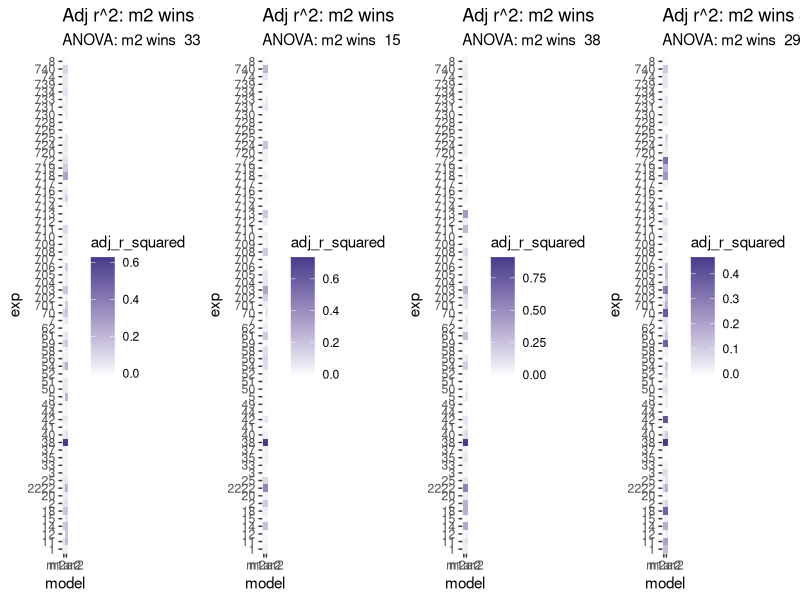
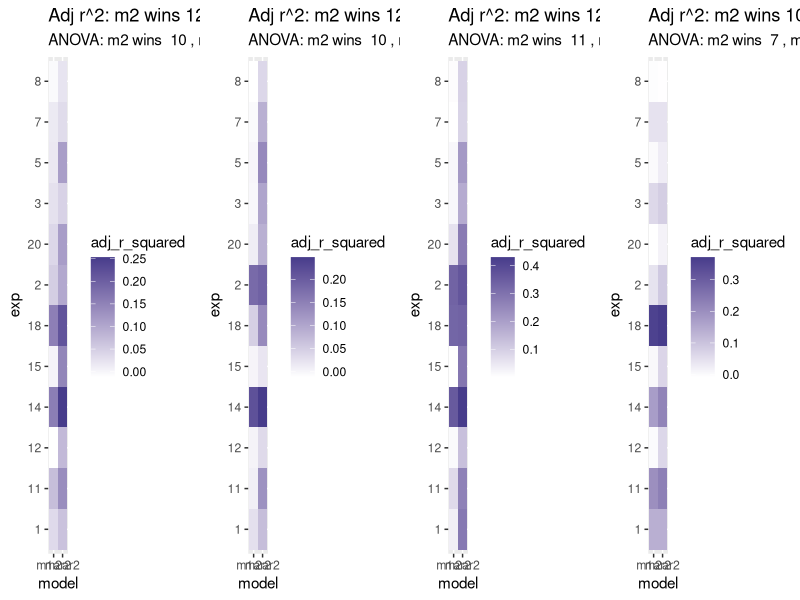
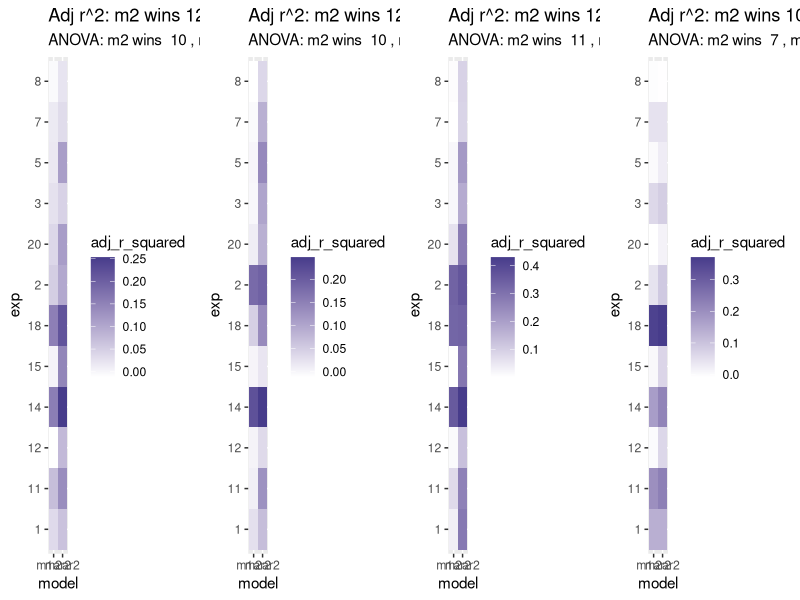
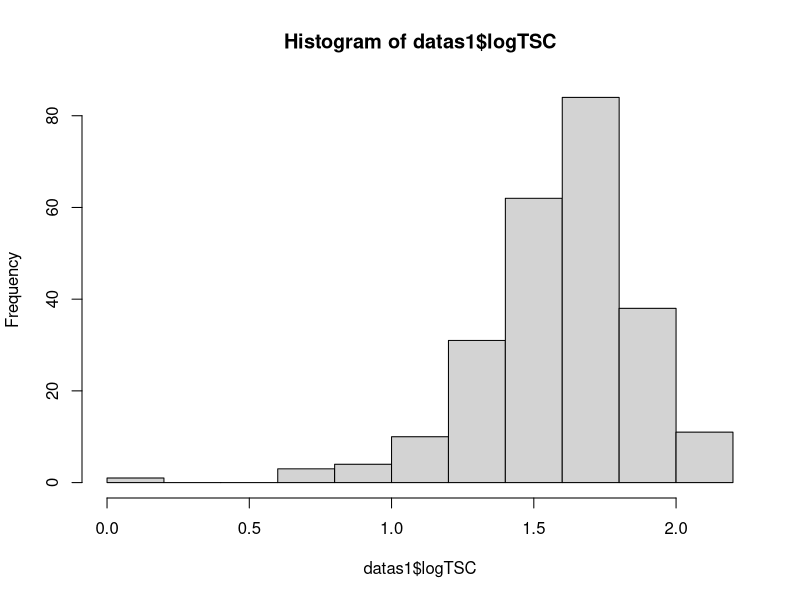
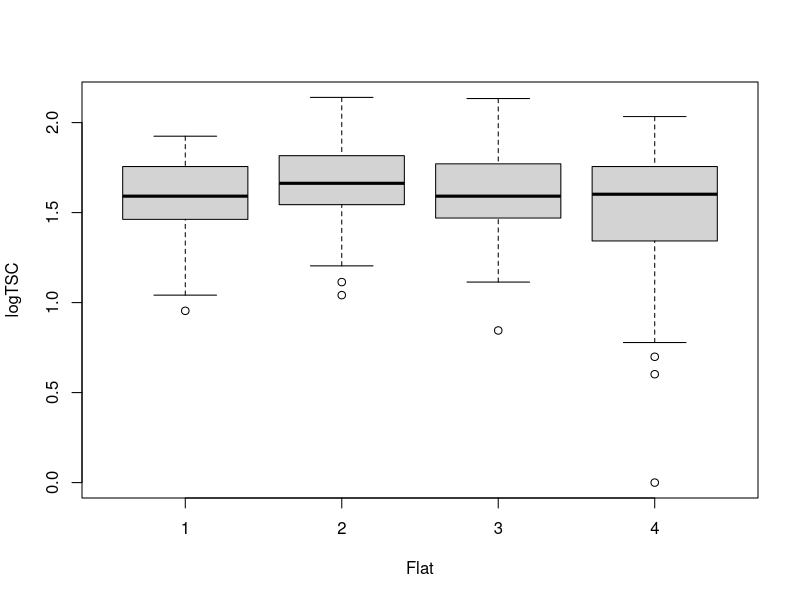
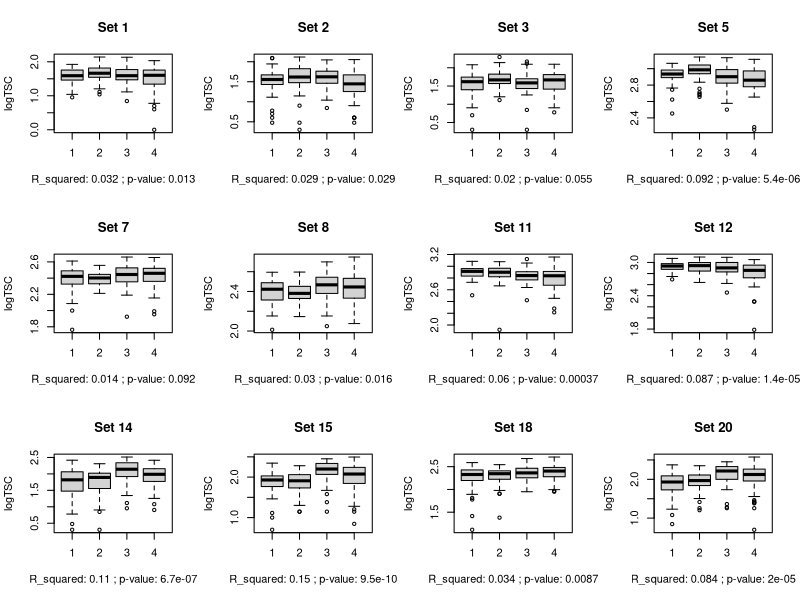
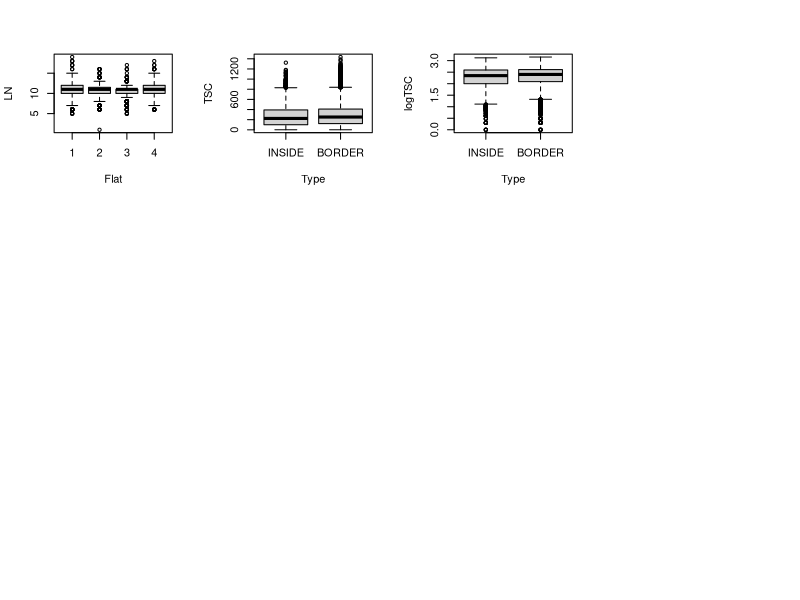
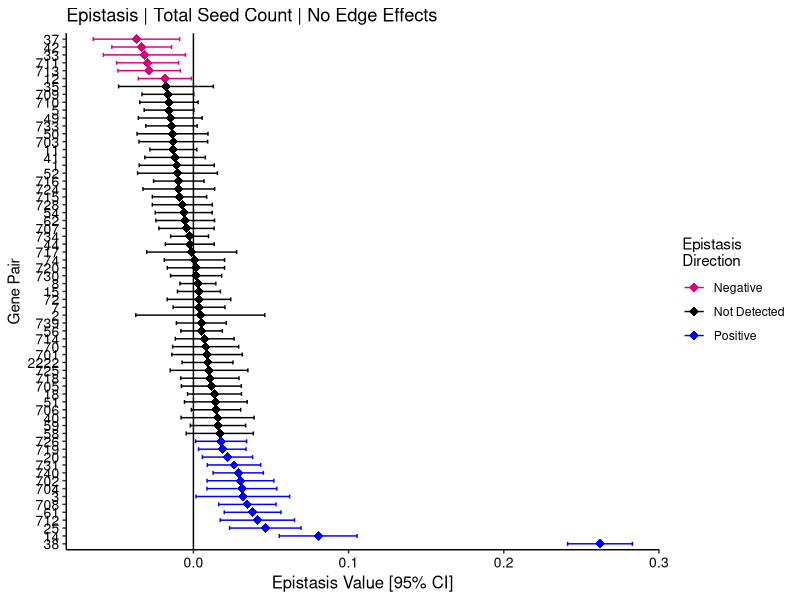

Generate these figures, in order, with R: (Note: this script raises an error after producing the figures.)
# Script to get epistasis results from Arabidopsis fitness data
# on duplicated homologous genes. 
# By E Siler

## Load libraries and data ----
library(lme4)
library(ggplot2)
library(dplyr)
library(ggpubr)
library(tidyr)
library(gridExtra)

data = read.delim("data/compiled_fitness_data_092922.txt", sep = "\t", header = T)

## Format data for analysis ----

numeric_cols <- c('LN', 'WO', "SPF", 'TSC', 'SH')
factor_cols <- c('Set', 'Flat', 'Row', 'Type', 'Genotype', 'MA', 'MB', 'Subline')

data <- data %>% mutate_at(numeric_cols, as.numeric)
data <- data %>% mutate_at(factor_cols, as.factor)

data$MA <- as.integer(data$MA == 'MUT')
data$MB <- as.integer(data$MB == 'MUT')
data$DM <- as.integer(data$Genotype == 'DM')

#I want INSIDE to be the default type (vs BORDER)
levels(data$Type) <- c('INSIDE', 'BORDER')

# create log total seed count 
data$logTSC <- log10(data$TSC)
data <- subset(data, is.finite(data$logTSC)) #remove nans

#In Sets, change 2r to 2222 (it is a repeat of exp 2)
levels(data$Set)[10] <- 2222

#the setlist is the list of plant sets I'm looking at. 
#Should review this -- supposedly some are duplicate genes. 
setlist <- as.character(sort(as.integer(levels(data$Set))))
sets_with_flats <- as.character(sort(as.integer(as.character(unique(data$Set[data$Flat == '2'])))))
sets_without_flats <- setlist[!(setlist %in% sets_with_flats)]

### Conjunction junction, what's your function?
# Define Functions ----

### Models and model comparison -----
# List of formulas/models
f.tsc <- formula(logTSC ~ MA + MB + DM )
f.tsc.e <- formula(logTSC ~ MA + MB + DM + Type)
f.tsc.f <- formula(logTSC ~ MA + MB + DM + Flat)
f.tsc.ef <- formula(logTSC ~ MA + MB + DM + Type + Flat)
tsc_formulas <- c(f.tsc, f.tsc.e, f.tsc.f, f.tsc.ef)

f.ln <- formula(log10(LN) ~ MA + MB + DM)
f.ln.e <- formula(log10(LN) ~ MA + MB + DM + Type)
f.ln.f <- formula(log10(LN) ~ MA + MB + DM + Flat)
f.ln.ef <- formula(log10(LN) ~ MA + MB + DM + Type + Flat)

f.dtb <- formula(log10(DTB) ~ MA + MB + DM)
f.dtb.e <- formula(log10(DTB) ~ MA + MB + DM + Type)
f.dtb.f <- formula(log10(DTB) ~ MA + MB + DM + Flat)
f.dtb.ef <- formula(log10(DTB) ~ MA + MB + DM + Type + Flat)

f.spf <- formula(log10(SPF) ~ MA + MB + DM)
f.spf.e <- formula(log10(SPF) ~ MA + MB + DM + Type)
f.spf.f <- formula(log10(SPF) ~ MA + MB + DM + Flat)
f.spf.ef <- formula(log10(SPF) ~ MA + MB + DM + Type + Flat)

## Model Comparison and Selection----

#takes experiment number, dataframe, and two fomulas
#returns model 1 adjusted r-squared,
#model 2 adjusted r-squared, and
#anova p-value
mod_comp_fit <- function(exp, df, f1, f2){
  dfsubset <- subset(df, Set == exp)
  m1 <- lm(f1, dfsubset) 
  m2 <- lm(f2, dfsubset)
  sm1 <- summary(m1)
  sm2 <- summary(m2)
  a <- anova(m1,m2)
  m1ar2 <- sm1$adj.r.squared
  m2ar2 <- sm2$adj.r.squared
  apval <- a$`Pr(>F)`[2]
  results <- data.frame(exp, m1ar2, m2ar2, apval)
  #print(results)
  return(results)
}

#mod_comp_fit(11, data, f.tsc, f.tsc.e) #test data

#Input data, list of experiments, and formulas
#Output a dataframe of model comp stats
mod_comp_fit_loop <- function(explist, df, f1, f2){
  dfr = NULL
  for(i in explist){
    r <- mod_comp_fit(i,df=df,f1=f1,f2=f2)
    dfr=rbind(dfr, r)
  }
  return(dfr)
}

#make model comparison heatmaps----
make_r2_heatmap <- function(df, main='Title'){
  #number with significant pvals from anova
  edge_exps <- df$exp[(df$apval < .05)]
  no_edge_exps <- df$exp[(df$apval >= .05)]
  nume <- length(edge_exps)
  numnoe <- length(no_edge_exps)
  #number where adj r2 is higher for edge model
  nume2 <- sum(df$m2ar2 > df$m1ar2)
  numnoe2 <- sum(df$m2ar2 <= df$m1ar2)
  #SUMMARY DATA
  r <- paste('ANOVA: m2 wins ', nume, 
             ', m1 wins ', numnoe)
  r2 <- paste('Adj r^2: m2 wins', nume2,
              ', m1 wins ', numnoe2)
  #convert to long for heatmap I guess
  df_m <- df %>% pivot_longer(cols= c('m1ar2', 'm2ar2'),
                              names_to='model',
                              values_to='adj_r_squared')
  #CREATE PLOT
  ggplot(df_m, aes(model, exp, fill=adj_r_squared)) +
    geom_tile() +
    scale_fill_gradient(low="white", high="slateblue4") +
    labs(title = r2, subtitle = r)
}

####Edge vs. no edge----
#make dfs for model comps
df_comp_tsc_edge <- mod_comp_fit_loop(setlist, data, f.tsc, f.tsc.e)
df_comp_ln_edge <- mod_comp_fit_loop(setlist, data, f.ln, f.ln.e)
df_comp_dtb_edge <- mod_comp_fit_loop(setlist, data, f.dtb, f.dtb.e)
df_comp_spf_edge <- mod_comp_fit_loop(setlist, data, f.spf, f.spf.e)

#Generates model comp heat maps and results
#for edge effects with different y variables
p9 <- make_r2_heatmap(df_comp_tsc_edge)
p10 <- make_r2_heatmap(df_comp_ln_edge)
p11 <- make_r2_heatmap(df_comp_dtb_edge)
p12 <- make_r2_heatmap(df_comp_spf_edge)

grid.arrange(p9, p10, p11, p12, nrow=1)
#conclusion: inconclusive

####Flat vs. No Flat ----
df_comp_tsc_flat <- mod_comp_fit_loop(sets_with_flats, data, f.tsc, f.tsc.f)
df_comp_ln_flat <- mod_comp_fit_loop(sets_with_flats, data, f.ln, f.ln.f)
df_comp_dtb_flat <- mod_comp_fit_loop(sets_with_flats, data, f.dtb, f.dtb.f)
df_comp_spf_flat <- mod_comp_fit_loop(sets_with_flats, data, f.spf, f.spf.f)

p1 <- make_r2_heatmap(df_comp_tsc_flat)
p2 <- make_r2_heatmap(df_comp_ln_flat)
p3 <- make_r2_heatmap(df_comp_dtb_flat)
p4 <- make_r2_heatmap(df_comp_spf_flat)

grid.arrange(p1,p2,p3,p4,nrow=1)
#Conclusion: include flat

####Flat with and without edge effects----
df_comp_tsc_flat_e <- mod_comp_fit_loop(sets_with_flats, data, f.tsc.f, f.tsc.ef)
df_comp_ln_flat_e <- mod_comp_fit_loop(sets_with_flats, data, f.ln.f, f.ln.ef)
df_comp_dtb_flat_e <- mod_comp_fit_loop(sets_with_flats, data, f.dtb.f, f.dtb.ef)
df_comp_spf_flat_e <- mod_comp_fit_loop(sets_with_flats, data, f.spf.f, f.spf.ef)

p5 <- make_r2_heatmap(df_comp_tsc_flat)
p6 <- make_r2_heatmap(df_comp_ln_flat)
p7 <- make_r2_heatmap(df_comp_dtb_flat)
p8 <- make_r2_heatmap(df_comp_spf_flat)

grid.arrange(p5,p6,p7,p8,nrow=1)
#Conclusion: Always separate out flat experiments and include flat. 


#Run analysis with and without edge effects. 
## EDA ----

#subset set 1
datas1 <- subset(data, data$Set == 1)

#PLot data -- flat doesn't look that important
hist(datas1$logTSC)
plot(logTSC ~ Flat, data = datas1)

#No significant difference caused by flat show in this model
mod1 <- lm(logTSC ~ Flat, data=datas1)
summary(mod1)

#Compare model w and w/out flat
mod2 <- lm(logTSC ~ MA + MB + DM + Flat, data=datas1, na.action = na.exclude)
mod3 <- lmer(logTSC ~ MA + MB + DM + (1|Flat), data=datas1, na.action = na.exclude)

summary(mod2)
summary(mod3)

anova(mod1, mod2)

##Function to plot effects of flat
setswflats <- c(1, 2, 3, 5, 7, 8, 11, 12, 14, 15, 18, 20)

flatfunclogTSC <- function(x) {
  datan <- subset(data, data$Set == x)
  modn <- lm(logTSC ~ Flat, data=datan)
  modn <- summary(modn)
  r_squared <- modn$adj.r.squared
  P_val <- pf(modn$fstatistic[1],              # Applying pf() function
     modn$fstatistic[2],
     modn$fstatistic[3],
     lower.tail = FALSE)
  stats <- paste("R_squared:", signif(r_squared, digits=2),";", "p-value:", signif(P_val,digits=2))
  plot(logTSC ~ Flat, data = datan, main = paste("Set",x), xlab=stats)
}

#flatfunclogTSC(20)


par(mfrow = c(3, 4))
for (i in setswflats) {
  flatfunclogTSC(i)
}

data_from_flats <- subset(data, data$Set %in% setswflats)

plot(LN ~ Flat, data = data_from_flats)
m_allflats <- lm(LN ~ Flat, data = data_from_flats)
summary(m_allflats)
#add gene names
#Change sig_score to something else

#do this analysis for the mapk data
#(and make cool heat map for same)

plot(TSC ~ Type, data=data)
plot(logTSC ~ Type, data=data)

m_edgemiddle <- lm(TSC ~ Type, data=data)
summ <- summary(m_edgemiddle)
summ$adj.r.squared
p <- pf(summ$fstatistic[1],              # Applying pf() function
   summ$fstatistic[2],
   summ$fstatistic[3],
   lower.tail = FALSE)

#~~~~~~~~~~~~~~~~~~~~~~~~~~~~~~~~~~~~~~~~~~~~~~~~~~~~~~~~~~~~~~~~~~~~~~~~~~~~~~~~~

### Get epistasis results and crank out graphs ----

# should be a total of 8 figs as currently requested
#tsc, ln, dtb, and spf with and without edge effects. 
#But exps with flat effect will need to be modeled separately 

## Functions for this section: ----
#1. Get_epi_stats. Gets epistasis values for plant set. 
# Returns a vector of relevant values
get_epi_stats <- function(plantset, formula, df){
  dfsubset <- subset(df, Set == plantset)
  model <- lm(formula, data=dfsubset, na.action = na.exclude)
  #Extract stats
  e_est <- as.numeric(coef(model)['DM'])
  lowerCI <- confint(model)[4,1]
  upperCI <- confint(model)[4,2]
  rsquared <- summary(model)$adj.r.squared
  pval_e <- as.numeric(summary(model)$coefficients[,4]['DM'])
  #Return stats
  result <- c(plantset, e_est, lowerCI, upperCI, rsquared, pval_e)
  return(result)
}
tmp <- get_epi_stats(2222, f.tsc.e, data) #Works :)

#2. Gets all epistasis values for trait. 
# Returns a dataframe w epistasis values that you can then plot with plot_epi_forest
get_epistasis_for_formula <- function(plantsets, formula, df=data) {
  
  resultlist <- list()
  
  for (i in plantsets){
    v <- get_epi_stats(i, formula=formula, df=df)
    resultlist[[i]] <- as.numeric(v)
  }
  df_result <- as.data.frame(t(as.data.frame(resultlist, 
                                             row.names = c('Set', 'e_est', 'lowerCI', 'upperCI', 'rsquared', 'pval_e'),
                                             byrow=FALSE)))
  df_results <- arrange(df_result, e_est)
  df_results$row <- c(1:1:dim(df_results)[1])
  
  df_results <- df_results %>% mutate(Epistasis_Direction = case_when(lowerCI < 0 & upperCI < 0  ~ 'Negative',
                                                                      lowerCI > 0 & upperCI > 0 ~ 'Positive',
                                                                      lowerCI <=  0 & upperCI >= 0 ~ 'Not Detected'))
}
#test
test_results <- get_epistasis_for_formula(as.character(sets_with_flats), f.dtb.f)

# plot_epi_forest: This function makes a rad epistasis forest plot for all the genes. Woohoo!
# Returns a ggplot plot
plot_epi_forest <- function(epi_data, main="Title") {
  plot <- ggplot(epi_data, aes(y = row, x = e_est, color=Epistasis_Direction, ymin=1, ymax=dim(epi_data)[1])) +
    geom_point(shape = 18, size = 3) +  
    geom_errorbarh(aes(xmin = lowerCI, xmax = upperCI), height = 0.5) +
    geom_vline(xintercept = 0, color = "black", cex = .5) +
    scale_y_continuous(name = "Gene Pair", breaks=1:dim(epi_data)[1], labels = epi_data$Set, trans = "reverse", expand = c(0,0.5)) +
    ggtitle(main) +
    xlab("Epistasis Value [95% CI]") +
    scale_color_manual('Epistasis\nDirection',values = c("#D9027D", 'black', 'blue')) +
    theme_bw() +
    theme(panel.border = element_blank(),
          panel.background = element_blank(),
          panel.grid.major = element_blank(), 
          panel.grid.minor = element_blank(), 
          axis.line = element_line(colour = "black"),
          axis.text.y.left = element_text(size = 10, colour = "black"),
          axis.text.y = element_text(size = 12, colour = "black"),
          axis.text.x.bottom = element_text(size = 10, colour = "black"),
          axis.title.x = element_text(size = 12, colour = "black"))
  plot
}




#### Results! ----
#TSC results not edgy
e_tsc_f <- get_epistasis_for_formula(sets_with_flats, f.dtb.f)
e_tsc_a <- get_epistasis_for_formula(sets_without_flats, f.dtb)
e_tsc <- rbind(e_tsc_f, e_tsc_a)
e_tsc <- arrange(e_tsc, e_est)
e_tsc['row'] <- (1:(dim(e_tsc)[1]))
efp_tsc <- plot_epi_forest(e_tsc, main = "Epistasis | Total Seed Count | No Edge Effects")
efp_tsc

#TSC results edgy
forest_plot_delux <- function(f1_flats,f2_notflats, main="Title"){
  df_f <- get_epistasis_for_formula(sets_with_flats, f1_flats)
  df_wof <- get_epistasis_for_formula(sets_without_flats, f2_notflats)
  df2 <- rbind(df_f, df_wof)
  df2 <- arrange(df2, e_est)
  df2['row'] <- (1:(dim(df2)[1]))
  fplot <- plot_epi_forest(df2, main = main)           
  return(fplot)
}

efp_tsc_e <- forest_plot_delux(f.dtb.ef, f.dtb.e, "Epistasis | Total Seed Count | With Edge Effects")

#DTB results not edgy
efp_dtb <- forest_plot_delux(f.dtb.f, f.dtb, "Epistasis | Days To Bolt | No Edge Effects")

#DTB results edgy
efp_dtb_e <- forest_plot_delux(f.dtb.ef, f.dtb.e, "Epistasis | Days To Bolt |With Edge Effects")

#LN results not edgy
efp_ln <- forest_plot_delux(f.ln.f, f.ln, "Epistasis | Leaf Number | No Edge Effects")

#LN results edgy
efp_ln_e <- forest_plot_delux(f.ln.ef, f.ln.e, "Epistasis | Leaf Number | With Edge Effects")

#SPF results edgy
efp_spf <- forest_plot_delux(f.ln.f, f.ln, "Epistasis | Leaf Number | No Edge Effects")

#SPF results not edgy
efp_spf_e

## Multiplots ~~~~



#~~~~~~~~~~~~~~~~~~~~~~~~~~~~~~~~~~~~~~~~~~~~~~~~~~~~~~~~~~~~~~~~~~~~~~~~~~~~~~
##### ALL BELOW THIS LINE ARE DEFUNCT
## They will be broken til I fix the other function

df_logTSC_results <- get_epistasis_fortrait(setlist, data$logTSC)
plot1 <- plot_epi_forest(df_logTSC_results, "Trait: Total Seed Count")
plot1

#Days to Bolt epistasis results no covariates
df_DTB_results <- get_epistasis_fortrait(setlist, log10(data$DTB))
plot2 <- plot_epi_forest(df_DTB_results, "Trait: Days to Bolt")
plot2

#leaf number epistasis results no covariates
df_LN_results <- get_epistasis_fortrait(setlist, log10(data$LN))
plot3 <- plot_epi_forest(df_LN_results, "Trait: Leaf Number")
plot3

#Seed per Fruit epistasis results no covariates
df_SPF_results <- get_epistasis_fortrait(setlist, log10(data$SPF))
plot4 <- plot_epi_forest(df_SPF_results, "Trait: Seeds per Fruit")
plot4
